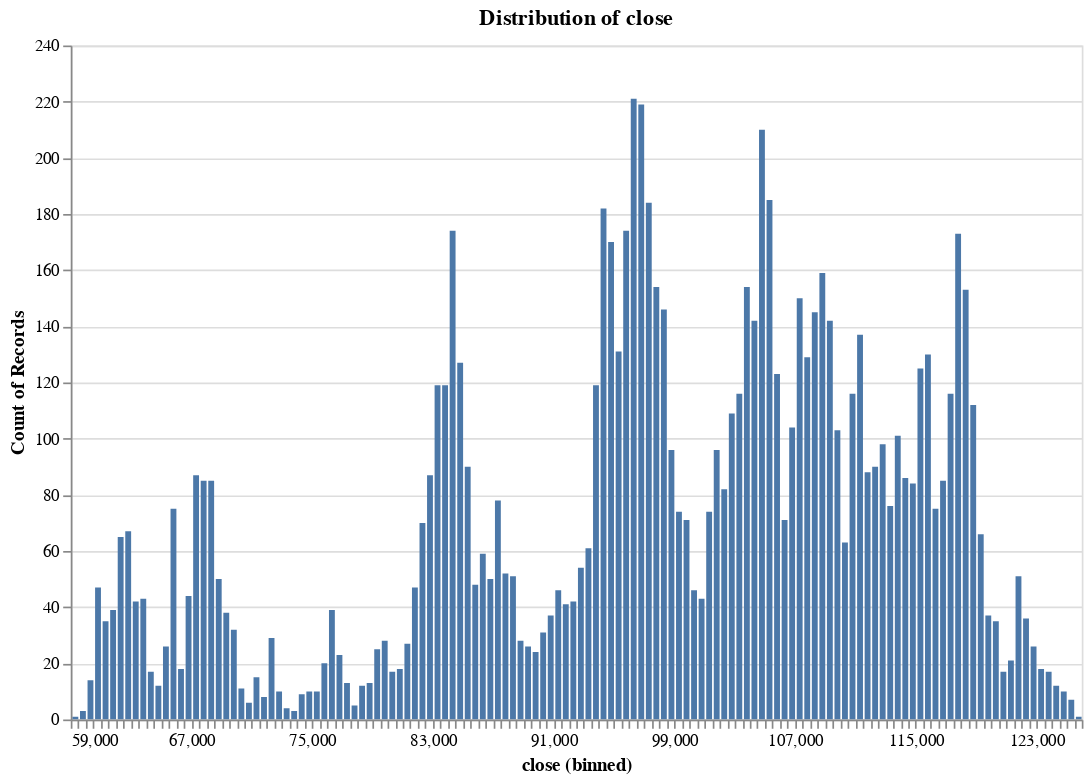

The notebook cell saved with this chart:
### Code cell
research.plot_distribution(ts, 'close', no_bins = 200)

### Figure 1 — Vega specification as saved in the notebook (floating-point values rounded to 4 significant figures; data arrays with more than 128 entries replaced by an {"elided": "..."} marker saying what was removed)
{"$schema": "https://vega.github.io/schema/vega/v5.json", "data": [{"name": "param_4_store"}, {"name": "source_0", "values": {"elided": "134 records"}}, {"name": "source_0_y_domain___count", "values": [{"min": 1, "max": 221}]}], "signals": [{"name": "bin_maxbins_200_close_bins", "value": {"fields": ["close"], "fname": "bin_close", "start": 59000.0, "step": 500.0, "stop": 126000.0}}, {"name": "unit", "value": {}, "on": [{"events": "pointermove", "update": "isTuple(group()) ? group() : unit"}]}, {"name": "param_4", "update": "vlSelectionResolve(\"param_4_store\", \"union\")"}, {"name": "param_4_close", "on": [{"events": [{"source": "view", "type": "dblclick"}], "update": "null"}, {"events": {"signal": "param_4_translate_delta"}, "update": "panLinear(param_4_translate_anchor.extent_x, -param_4_translate_delta.x / width)"}, {"events": {"signal": "param_4_zoom_delta"}, "update": "zoomLinear(domain(\"x\"), param_4_zoom_anchor.x, param_4_zoom_delta)"}]}, {"name": "param_4_tuple", "on": [{"events": [{"signal": "param_4_close"}], "update": "param_4_close ? {unit: \"\", fields: param_4_tuple_fields, values: [param_4_close]} : null"}]}, {"name": "param_4_tuple_fields", "value": [{"field": "close", "channel": "x", "type": "R"}]}, {"name": "param_4_translate_anchor", "value": {}, "on": [{"events": [{"source": "scope", "type": "pointerdown"}], "update": "{x: x(unit), y: y(unit), extent_x: domain(\"x\")}"}]}, {"name": "param_4_translate_delta", "value": {}, "on": [{"events": [{"source": "window", "between": [{"source": "scope", "type": "pointerdown"}, {"source": "window", "type": "pointerup"}], "type": "pointermove", "consume": true}], "update": "{x: param_4_translate_anchor.x - x(unit), y: param_4_translate_anchor.y - y(unit)}"}]}, {"name": "param_4_zoom_anchor", "on": [{"events": [{"source": "scope", "type": "wheel", "consume": true}], "update": "{x: invert(\"x\", x(unit)), y: invert(\"y\", y(unit))}"}]}, {"name": "param_4_zoom_delta", "on": [{"events": [{"source": "scope", "consume": true, "type": "wheel"}], "update": "pow(1.001, event.deltaY * pow(16, event.deltaMode))", "force": true}]}, {"name": "param_4_modify", "on": [{"events": {"signal": "param_4_tuple"}, "update": "modify(\"param_4_store\", param_4_tuple, true)"}]}], "marks": [{"type": "rect", "name": "marks", "from": {"data": "source_0"}, "encode": {"update": {"x2": {"field": "bin_maxbins_200_close", "scale": "x", "offset": {"signal": "0.5 + (abs(scale(\"x\", datum[\"bin_maxbins_200_close_end\"]) - scale(\"x\", datum[\"bin_maxbins_200_close\"])) < 0.25 ? -0.5 * (0.25 - (abs(scale(\"x\", datum[\"bin_maxbins_200_close_end\"]) - scale(\"x\", datum[\"bin_maxbins_200_close\"])))) : 0.5)"}}, "y": {"field": "__count", "scale": "y"}, "fill": {"value": "#4c78a8"}, "x": {"field": "bin_maxbins_200_close_end", "scale": "x", "offset": {"signal": "0.5 + (abs(scale(\"x\", datum[\"bin_maxbins_200_close_end\"]) - scale(\"x\", datum[\"bin_maxbins_200_close\"])) < 0.25 ? 0.5 * (0.25 - (abs(scale(\"x\", datum[\"bin_maxbins_200_close_end\"]) - scale(\"x\", datum[\"bin_maxbins_200_close\"])))) : -0.5)"}}, "y2": {"value": 0, "scale": "y"}}}, "clip": true, "style": ["bar"], "interactive": true}], "scales": [{"name": "x", "type": "linear", "domain": {"signal": "[bin_maxbins_200_close_bins.start, bin_maxbins_200_close_bins.stop]"}, "range": [0, {"signal": "width"}], "bins": {"signal": "bin_maxbins_200_close_bins"}, "zero": false, "domainRaw": {"signal": "param_4[\"close\"]"}}, {"name": "y", "type": "linear", "domain": [{"signal": "(data(\"source_0_y_domain___count\")[0] || {}).min"}, {"signal": "(data(\"source_0_y_domain___count\")[0] || {}).max"}], "range": [{"signal": "height"}, 0], "nice": true, "zero": true}], "axes": [{"scale": "y", "domain": false, "grid": true, "gridScale": "x", "aria": false, "maxExtent": 0, "zindex": 0, "labels": false, "minExtent": 0, "orient": "left", "tickCount": {"signal": "ceil(height/40)"}, "ticks": false}, {"scale": "x", "tickCount": {"signal": "ceil(width/10)"}, "zindex": 0, "labelFlush": true, "labelOverlap": true, "grid": false, "orient": "bottom", "title": "close (binned)"}, {"scale": "y", "labelOverlap": true, "tickCount": {"signal": "ceil(height/40)"}, "title": "Count of Records", "zindex": 0, "grid": false, "orient": "left"}], "title": {"text": "Distribution of close", "frame": "group"}, "width": 600, "style": "cell", "background": "white", "height": 400, "padding": 5}
